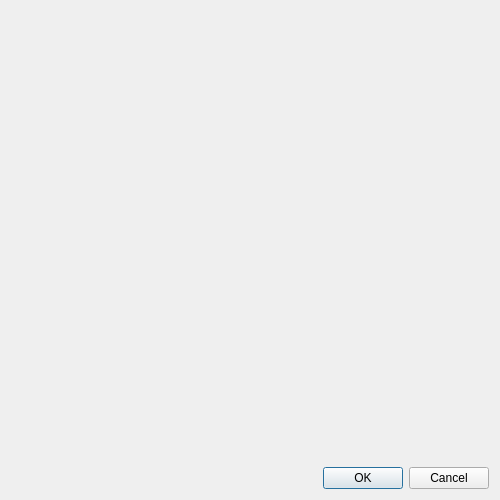
<?xml version="1.0" encoding="UTF-8"?>
<ui version="4.0">
 <class>DialogUpdateQuote</class>
 <widget class="QDialog" name="DialogUpdateQuote">
  <property name="geometry">
   <rect>
    <x>0</x>
    <y>0</y>
    <width>500</width>
    <height>500</height>
   </rect>
  </property>
  <property name="maximumSize">
   <size>
    <width>500</width>
    <height>500</height>
   </size>
  </property>
  <property name="windowTitle">
   <string>Dialog</string>
  </property>
  <layout class="QVBoxLayout" name="verticalLayout">
   <item alignment="Qt::AlignRight|Qt::AlignBottom">
    <widget class="QDialogButtonBox" name="buttonBox">
     <property name="orientation">
      <enum>Qt::Horizontal</enum>
     </property>
     <property name="standardButtons">
      <set>QDialogButtonBox::Cancel|QDialogButtonBox::Ok</set>
     </property>
    </widget>
   </item>
  </layout>
 </widget>
 <resources/>
 <connections>
  <connection>
   <sender>buttonBox</sender>
   <signal>accepted()</signal>
   <receiver>DialogUpdateQuote</receiver>
   <slot>accept()</slot>
   <hints>
    <hint type="sourcelabel">
     <x>248</x>
     <y>254</y>
    </hint>
    <hint type="destinationlabel">
     <x>157</x>
     <y>274</y>
    </hint>
   </hints>
  </connection>
  <connection>
   <sender>buttonBox</sender>
   <signal>rejected()</signal>
   <receiver>DialogUpdateQuote</receiver>
   <slot>reject()</slot>
   <hints>
    <hint type="sourcelabel">
     <x>316</x>
     <y>260</y>
    </hint>
    <hint type="destinationlabel">
     <x>286</x>
     <y>274</y>
    </hint>
   </hints>
  </connection>
 </connections>
</ui>
